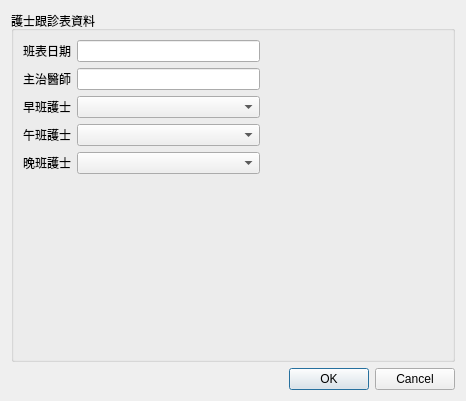
<?xml version="1.0" encoding="UTF-8"?>
<ui version="4.0">
 <class>Dialog_nurse_schedule</class>
 <widget class="QDialog" name="Dialog_nurse_schedule">
  <property name="windowModality">
   <enum>Qt::NonModal</enum>
  </property>
  <property name="geometry">
   <rect>
    <x>0</x>
    <y>0</y>
    <width>466</width>
    <height>401</height>
   </rect>
  </property>
  <property name="sizePolicy">
   <sizepolicy hsizetype="Preferred" vsizetype="Preferred">
    <horstretch>0</horstretch>
    <verstretch>0</verstretch>
   </sizepolicy>
  </property>
  <property name="windowTitle">
   <string>輸入護士跟診表</string>
  </property>
  <layout class="QVBoxLayout" name="verticalLayout">
   <item>
    <widget class="QGroupBox" name="groupBox">
     <property name="title">
      <string>護士跟診表資料</string>
     </property>
     <property name="flat">
      <bool>true</bool>
     </property>
     <layout class="QVBoxLayout" name="verticalLayout_2">
      <item>
       <layout class="QGridLayout" name="gridLayout_3">
        <item row="4" column="0">
         <widget class="QLabel" name="label_person3">
          <property name="text">
           <string>晚班護士</string>
          </property>
          <property name="alignment">
           <set>Qt::AlignRight|Qt::AlignTrailing|Qt::AlignVCenter</set>
          </property>
         </widget>
        </item>
        <item row="1" column="1">
         <widget class="QLineEdit" name="lineEdit_person">
          <property name="readOnly">
           <bool>true</bool>
          </property>
         </widget>
        </item>
        <item row="3" column="1">
         <widget class="QComboBox" name="comboBox_person2"/>
        </item>
        <item row="2" column="0">
         <widget class="QLabel" name="label_person1">
          <property name="text">
           <string>早班護士</string>
          </property>
          <property name="alignment">
           <set>Qt::AlignRight|Qt::AlignTrailing|Qt::AlignVCenter</set>
          </property>
         </widget>
        </item>
        <item row="0" column="0">
         <widget class="QLabel" name="label">
          <property name="text">
           <string>班表日期</string>
          </property>
          <property name="alignment">
           <set>Qt::AlignRight|Qt::AlignTrailing|Qt::AlignVCenter</set>
          </property>
         </widget>
        </item>
        <item row="3" column="0">
         <widget class="QLabel" name="label_person2">
          <property name="text">
           <string>午班護士</string>
          </property>
          <property name="alignment">
           <set>Qt::AlignRight|Qt::AlignTrailing|Qt::AlignVCenter</set>
          </property>
         </widget>
        </item>
        <item row="1" column="0">
         <widget class="QLabel" name="label_person">
          <property name="text">
           <string>主治醫師</string>
          </property>
          <property name="alignment">
           <set>Qt::AlignRight|Qt::AlignTrailing|Qt::AlignVCenter</set>
          </property>
         </widget>
        </item>
        <item row="0" column="1">
         <widget class="QLineEdit" name="lineEdit_schedule_date">
          <property name="readOnly">
           <bool>true</bool>
          </property>
         </widget>
        </item>
        <item row="5" column="1">
         <spacer name="verticalSpacer">
          <property name="orientation">
           <enum>Qt::Vertical</enum>
          </property>
          <property name="sizeHint" stdset="0">
           <size>
            <width>20</width>
            <height>40</height>
           </size>
          </property>
         </spacer>
        </item>
        <item row="2" column="1">
         <widget class="QComboBox" name="comboBox_person1"/>
        </item>
        <item row="4" column="1">
         <widget class="QComboBox" name="comboBox_person3"/>
        </item>
        <item row="0" column="2">
         <spacer name="horizontalSpacer">
          <property name="orientation">
           <enum>Qt::Horizontal</enum>
          </property>
          <property name="sizeHint" stdset="0">
           <size>
            <width>40</width>
            <height>20</height>
           </size>
          </property>
         </spacer>
        </item>
        <item row="1" column="2">
         <spacer name="horizontalSpacer_2">
          <property name="orientation">
           <enum>Qt::Horizontal</enum>
          </property>
          <property name="sizeHint" stdset="0">
           <size>
            <width>40</width>
            <height>20</height>
           </size>
          </property>
         </spacer>
        </item>
        <item row="2" column="2">
         <spacer name="horizontalSpacer_3">
          <property name="orientation">
           <enum>Qt::Horizontal</enum>
          </property>
          <property name="sizeHint" stdset="0">
           <size>
            <width>40</width>
            <height>20</height>
           </size>
          </property>
         </spacer>
        </item>
        <item row="3" column="2">
         <spacer name="horizontalSpacer_4">
          <property name="orientation">
           <enum>Qt::Horizontal</enum>
          </property>
          <property name="sizeHint" stdset="0">
           <size>
            <width>40</width>
            <height>20</height>
           </size>
          </property>
         </spacer>
        </item>
        <item row="4" column="2">
         <spacer name="horizontalSpacer_5">
          <property name="orientation">
           <enum>Qt::Horizontal</enum>
          </property>
          <property name="sizeHint" stdset="0">
           <size>
            <width>40</width>
            <height>20</height>
           </size>
          </property>
         </spacer>
        </item>
       </layout>
      </item>
     </layout>
    </widget>
   </item>
   <item>
    <widget class="QDialogButtonBox" name="buttonBox">
     <property name="orientation">
      <enum>Qt::Horizontal</enum>
     </property>
     <property name="standardButtons">
      <set>QDialogButtonBox::Cancel|QDialogButtonBox::Ok</set>
     </property>
     <property name="centerButtons">
      <bool>false</bool>
     </property>
    </widget>
   </item>
  </layout>
 </widget>
 <resources/>
 <connections>
  <connection>
   <sender>buttonBox</sender>
   <signal>accepted()</signal>
   <receiver>Dialog_nurse_schedule</receiver>
   <slot>accept()</slot>
   <hints>
    <hint type="sourcelabel">
     <x>248</x>
     <y>254</y>
    </hint>
    <hint type="destinationlabel">
     <x>157</x>
     <y>274</y>
    </hint>
   </hints>
  </connection>
  <connection>
   <sender>buttonBox</sender>
   <signal>rejected()</signal>
   <receiver>Dialog_nurse_schedule</receiver>
   <slot>reject()</slot>
   <hints>
    <hint type="sourcelabel">
     <x>316</x>
     <y>260</y>
    </hint>
    <hint type="destinationlabel">
     <x>286</x>
     <y>274</y>
    </hint>
   </hints>
  </connection>
 </connections>
</ui>
